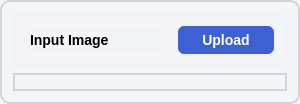
            <widget class="QFrame" name="frame_22">
             <property name="minimumSize">
              <size>
               <width>300</width>
               <height>0</height>
              </size>
             </property>
             <property name="maximumSize">
              <size>
               <width>650</width>
               <height>750</height>
              </size>
             </property>
             <property name="styleSheet">
              <string notr="true">background-color:#F4F5F9;
border-radius:10px;
border : 2px solid #D1D5DB; </string>
             </property>
             <property name="frameShape">
              <enum>QFrame::StyledPanel</enum>
             </property>
             <property name="frameShadow">
              <enum>QFrame::Raised</enum>
             </property>
             <layout class="QGridLayout" name="gridLayout_6">
              <item row="1" column="0">
               <widget class="QLabel" name="inputImage_snake">
                <property name="styleSheet">
                 <string notr="true"/>
                </property>
                <property name="text">
                 <string/>
                </property>
               </widget>
              </item>
              <item row="0" column="0">
               <widget class="QFrame" name="frame_31">
                <property name="sizePolicy">
                 <sizepolicy hsizetype="Preferred" vsizetype="Fixed">
                  <horstretch>0</horstretch>
                  <verstretch>0</verstretch>
                 </sizepolicy>
                </property>
                <property name="styleSheet">
                 <string notr="true">border : 2px solid #F2F2F2; </string>
                </property>
                <property name="frameShape">
                 <enum>QFrame::StyledPanel</enum>
                </property>
                <property name="frameShadow">
                 <enum>QFrame::Raised</enum>
                </property>
                <layout class="QHBoxLayout" name="horizontalLayout_26">
                 <item>
                  <widget class="QLabel" name="label">
                   <property name="sizePolicy">
                    <sizepolicy hsizetype="Preferred" vsizetype="Fixed">
                     <horstretch>0</horstretch>
                     <verstretch>0</verstretch>
                    </sizepolicy>
                   </property>
                   <property name="styleSheet">
                    <string notr="true">color: rgb(0, 0, 0);
font-weight: bold;
font-size: 14px;</string>
                   </property>
                   <property name="text">
                    <string>Input Image</string>
                   </property>
                  </widget>
                 </item>
                 <item>
                  <widget class="QPushButton" name="snakeUpload_button">
                   <property name="minimumSize">
                    <size>
                     <width>60</width>
                     <height>28</height>
                    </size>
                   </property>
                   <property name="maximumSize">
                    <size>
                     <width>100</width>
                     <height>16777215</height>
                    </size>
                   </property>
                   <property name="font">
                    <font>
                     <pointsize>-1</pointsize>
                     <weight>75</weight>
                     <bold>true</bold>
                    </font>
                   </property>
                   <property name="styleSheet">
                    <string notr="true">QPushButton {
    background-color: #3D61D3;  /* Same as ComboBox */
    border-radius: 8px;
    color: white;
    border: 2px solid #F2F2F2;
    padding: 6px 12px;
    font-size: 14px;
    font-weight: bold;
    transition: background-color 0.3s ease-in-out;
}

/* Hover effect */
QPushButton:hover {
    background-color: #2C4ABF; /* Slightly darker blue */
}

/* Pressed effect */
QPushButton:pressed {
    background-color: #1F3A93; /* Even darker for press */
}
</string>
                   </property>
                   <property name="text">
                    <string>Upload</string>
                   </property>
                  </widget>
                 </item>
                </layout>
               </widget>
              </item>
             </layout>
            </widget>
